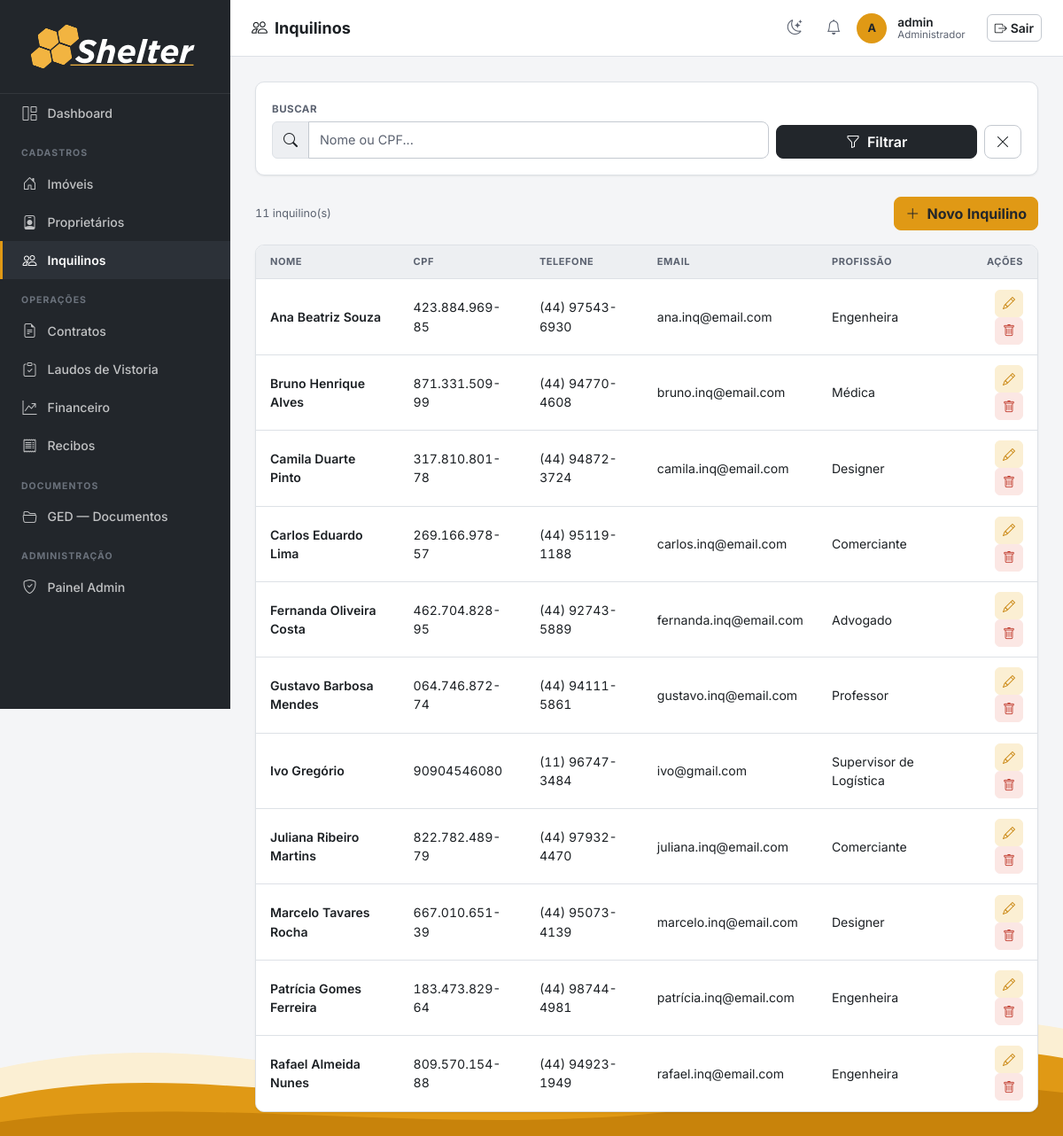
The app's page /inquilinos/ (signed in) with its own data.
### imoveis/models.py (models this page shows, shortened)
class Inquilino(models.Model):
    FAIXA_RENDA_CHOICES = [
        ('ate_2k', '< R$ 2k'),
        ('2_4k', 'R$ 2k - R$ 3.9k'),
        ('4_7k', 'R$ 4k - R$ 6.9k'),
        ('7_10k', 'R$ 7k - R$ 9.9k'),
        ('10_16k', 'R$ 10k - R$ 15.9k'),
        ('acima_16k', 'R$ 16k +'),
    ]
    nome = models.CharField(max_length=200)
    cpf = models.CharField(max_length=14, unique=True, validators=[validate_cpf], verbose_name='CPF')
    cnpj = models.CharField(max_length=18, blank=True, validators=[validate_cnpj], verbose_name='CNPJ')
    email = models.EmailField(blank=True)
    telefone = models.CharField(max_length=20, blank=True, validators=[validate_telefone])
    rg = models.CharField(max_length=20, blank=True, validators=[validate_rg], verbose_name='RG')
    qualificacao = models.CharField(max_length=300, blank=True, verbose_name='Qualificação',
                                    help_text='Estado civil, profissão, nacionalidade')
    profissao = models.CharField(max_length=100, blank=True, verbose_name='Profissão')
    faixa_renda = models.CharField(max_length=20, choices=FAIXA_RENDA_CHOICES, blank=True,
                                   verbose_name='Faixa de Renda')
    observacoes = models.TextField(blank=True, verbose_name='Observações')
    criado_em = models.DateTimeField(auto_now_add=True)
    class Meta:
        verbose_name = 'Inquilino'
        verbose_name_plural = 'Inquilinos'
        ordering = ['nome']

### imoveis/views.py (the view)
# urls.py: path('inquilinos/', views.inquilino_list, name='inquilino_list'),
@login_required
def inquilino_list(request):
    q = request.GET.get('q', '')
    qs = Inquilino.objects.all()
    if q:
        qs = qs.filter(Q(nome__icontains=q) | Q(cpf__icontains=q))
    return render(request, 'inquilinos/inquilino_list.html', {'inquilinos': qs, 'q': q})

### imoveis/context_processors.py (called while the page is built)
def notificacoes_usuario(request):
    user = getattr(request, 'user', None)
    if user is None or not user.is_authenticated:
        return {}
    ultimas = user.notificacoes.all()[:LIMITE_NOTIFICACOES_TOPBAR]
    return {'ultimas_notificacoes_usuario': ultimas}

### templates/inquilinos/inquilino_list.html (shortened to what this page needs)
{% extends 'base.html' %}
{% block page_title %}<i class="bi bi-people me-2"></i>Inquilinos{% endblock %}
{% block nav_inquilinos %}active{% endblock %}
{% block content %}
<div class="section-card mb-4">
  <div class="section-card-body">
    <form method="get" class="row g-2 align-items-end">
      <div class="col-12 col-md-8">
        <label class="form-label">Buscar</label>
        <div class="input-group">
          <span class="input-group-text"><i class="bi bi-search"></i></span>
          <input type="text" name="q" value="{{ q }}" class="form-control" placeholder="Nome ou CPF...">
        </div>
      </div>
      <div class="col-12 col-md-4 d-flex gap-2">
        <button type="submit" class="btn btn-graphite flex-fill"><i class="bi bi-funnel me-1"></i> Filtrar</button>
        <a href="{% url 'inquilino_list' %}" class="btn btn-outline-secondary"><i class="bi bi-x-lg"></i></a>
      </div>
    </form>
  </div>
</div>
<div class="d-flex justify-content-between align-items-center mb-3">
  <span class="text-muted small">{{ inquilinos.count }} inquilino(s)</span>
  <a href="{% url 'inquilino_create' %}" class="btn btn-primary"><i class="bi bi-plus-lg me-1"></i> Novo Inquilino</a>
</div>
<div class="section-card">
  <div class="table-responsive">
    <table class="table mb-0" data-sortable-table>
      <thead>
        <tr><th data-sort="text">Nome</th><th data-sort="text">CPF</th><th data-sort="text">Telefone</th><th data-sort="text">Email</th><th data-sort="text">Profissão</th><th class="text-end">Ações</th></tr>
      </thead>
      <tbody>
        {% for i in inquilinos %}
        <tr>
          <td class="fw-semibold">{{ i.nome }}</td>
          <td>{{ i.cpf }}</td>
          <td>{{ i.telefone|default:"—" }}</td>
          <td>{{ i.email|default:"—" }}</td>
          <td>{{ i.profissao|default:"—" }}</td>
          <td class="text-end">
            <a href="{% url 'inquilino_edit' i.pk %}" class="btn btn-sm btn-outline-primary"><i class="bi bi-pencil"></i></a>
            <button class="btn btn-sm btn-outline-danger" data-bs-toggle="modal" data-bs-target="#del{{ i.pk }}"><i class="bi bi-trash"></i></button>
          </td>
        </tr>
        {% empty %}
        <tr>
          <td colspan="6" class="border-0">
            <div class="empty-state"><i class="bi bi-inbox"></i>Nenhum inquilino cadastrado.</div>
          </td>
        </tr>
        {% endfor %}
      </tbody>
    </table>
  </div>
</div>
{% endblock %}

### templates/base.html (shortened to what this page needs)
{% load static %}
{% load imoveis_tags %}
<!DOCTYPE html>
<html lang="pt-BR">
<head>
  <link rel="stylesheet" href="https://cdn.jsdelivr.net/npm/bootstrap@5.3.3/dist/css/bootstrap.min.css">
  <link rel="stylesheet" href="https://cdn.jsdelivr.net/npm/bootstrap-icons@1.11.3/font/bootstrap-icons.min.css">
  <link rel="stylesheet" href="https://cdn.jsdelivr.net/npm/flatpickr/dist/flatpickr.min.css">
  <link rel="stylesheet" href="{% static 'css/shelter.css' %}">
</head>
<body>
<nav id="sidebar">
  <div class="sidebar-brand">
    <img src="{% static 'assets/Shelter_LOGO_white.svg' %}" alt="Shelter" class="brand-full">
  </div>
  <ul class="nav flex-column">
    <li class="nav-item">
      <a class="nav-link {% block nav_dashboard %}{% endblock %}" href="{% url 'dashboard' %}" title="Dashboard">
        <i class="bi bi-grid-1x2"></i> <span class="nav-text">Dashboard</span>
      </a>
    </li>
    <li><span class="nav-section-label">Cadastros</span></li>
    <li class="nav-item">
      <a class="nav-link {% block nav_imoveis %}{% endblock %}" href="{% url 'imovel_list' %}" title="Imóveis">
        <i class="bi bi-house-door"></i> <span class="nav-text">Imóveis</span>
      </a>
    </li>
    <li class="nav-item">
      <a class="nav-link {% block nav_proprietarios %}{% endblock %}" href="{% url 'proprietario_list' %}" title="Proprietários">
        <i class="bi bi-person-badge"></i> <span class="nav-text">Proprietários</span>
      </a>
    </li>
    <li class="nav-item">
      <a class="nav-link {% block nav_inquilinos %}{% endblock %}" href="{% url 'inquilino_list' %}" title="Inquilinos">
        <i class="bi bi-people"></i> <span class="nav-text">Inquilinos</span>
      </a>
    </li>
    <li><span class="nav-section-label">Operações</span></li>
    <li class="nav-item">
      <a class="nav-link {% block nav_contratos %}{% endblock %}" href="{% url 'contrato_list' %}" title="Contratos">
        <i class="bi bi-file-earmark-text"></i> <span class="nav-text">Contratos</span>
      </a>
    </li>
    <li class="nav-item">
      <a class="nav-link {% block nav_laudos %}{% endblock %}" href="{% url 'laudo_list' %}" title="Laudos de Vistoria">
        <i class="bi bi-clipboard-check"></i> <span class="nav-text">Laudos de Vistoria</span>
      </a>
    </li>
    {% if perms.imoveis.pode_acessar_financeiro %}
    <li class="nav-item">
      <a class="nav-link {% block nav_financeiro %}{% endblock %}" href="{% url 'lancamento_list' %}" title="Financeiro">
        <i class="bi bi-graph-up-arrow"></i> <span class="nav-text">Financeiro</span>
      </a>
    </li>
    {% endif %}
    <li class="nav-item">
      <a class="nav-link {% block nav_recibos %}{% endblock %}" href="{% url 'recibo_list' %}" title="Recibos">
        <i class="bi bi-receipt"></i> <span class="nav-text">Recibos</span>
      </a>
    </li>
    <li><span class="nav-section-label">Documentos</span></li>
    <li class="nav-item">
      <a class="nav-link {% block nav_documentos %}{% endblock %}" href="{% url 'documentos' %}" title="GED — Documentos">
        <i class="bi bi-folder2-open"></i> <span class="nav-text">GED — Documentos</span>
      </a>
    </li>
    {% if user.is_staff %}
    <li><span class="nav-section-label">Administração</span></li>
    <li class="nav-item">
      <a class="nav-link" href="{% url 'admin:index' %}" title="Painel Admin">
        <i class="bi bi-shield-check"></i> <span class="nav-text">Painel Admin</span>
      </a>
    </li>
    {% endif %}
  </ul>
</nav>
<header id="topbar">
  <span class="page-title">{% block page_title %}{% endblock %}</span>
  <div class="user-info ms-auto">
    <button type="button" class="icon-btn" id="theme-toggle" title="Alternar tema claro/escuro" aria-label="Alternar tema claro/escuro">
      <i class="bi bi-moon-stars"></i>
    </button>
    <div class="dropdown notif-dropdown">
      <button class="icon-btn" type="button" id="notifDropdown" data-bs-toggle="dropdown"
              aria-expanded="false" title="Notificações" aria-label="Notificações">
        <i class="bi bi-bell"></i>
      </button>
    </div>
    <div class="user-avatar">
      {{ user.get_short_name|default:user.username|first|upper }}
    </div>
    <div class="ms-1">
      <div class="user-name">{{ user.get_short_name|default:user.username }}</div>
      <div class="user-role">{% if user.is_superuser %}Administrador{% elif user|has_group:"Owner" %}Owner{% else %}Comum{% endif %}</div>
    </div>
    <form method="post" action="{% url 'logout' %}" class="d-inline ms-3">
      <button type="submit" class="btn btn-outline-secondary btn-sm">
        <i class="bi bi-box-arrow-right me-1"></i>Sair
      </button>
    </form>
  </div>
</header>
<main id="main-content">
  {% block content %}{% endblock %}
</main>
<div class="page-wave" aria-hidden="true">
</div>
</body>
</html>

### records on screen
Inquilino: nome "Ana Beatriz Souza", cpf "423.884.969-85", telefone "(44) 97543-6930", email "ana.inq@email.com", profissao "Engenheira"
Inquilino: nome "Bruno Henrique Alves", cpf "871.331.509-99", telefone "(44) 94770-4608", email "bruno.inq@email.com", profissao "Médica"
Inquilino: nome "Camila Duarte Pinto", cpf "317.810.801-78", telefone "(44) 94872-3724", email "camila.inq@email.com", profissao "Designer"
Inquilino: nome "Carlos Eduardo Lima", cpf "269.166.978-57", telefone "(44) 95119-1188", email "carlos.inq@email.com", profissao "Comerciante"
Inquilino: nome "Fernanda Oliveira Costa", cpf "462.704.828-95", telefone "(44) 92743-5889", email "fernanda.inq@email.com", profissao "Advogado"
Inquilino: nome "Gustavo Barbosa Mendes", cpf "064.746.872-74", telefone "(44) 94111-5861", email "gustavo.inq@email.com", profissao "Professor"
Inquilino: nome "Ivo Gregório", cpf "90904546080", telefone "(11) 96747-3484", email "ivo@gmail.com", profissao "Supervisor de Logística"
Inquilino: nome "Juliana Ribeiro Martins", cpf "822.782.489-79", telefone "(44) 97932-4470", email "juliana.inq@email.com", profissao "Comerciante"
Inquilino: nome "Marcelo Tavares Rocha", cpf "667.010.651-39", telefone "(44) 95073-4139", email "marcelo.inq@email.com", profissao "Designer"
Inquilino: nome "Patrícia Gomes Ferreira", cpf "183.473.829-64", telefone "(44) 98744-4981", email "patrícia.inq@email.com", profissao "Engenheira"
Inquilino: nome "Rafael Almeida Nunes", cpf "809.570.154-88", telefone "(44) 94923-1949", email "rafael.inq@email.com", profissao "Engenheira"

### other values on screen
{{ user.get_short_name|default:user.username|first|upper }} "A"
{{ user.get_short_name|default:user.username }} "admin"
{{ inquilinos.count }} "11"
